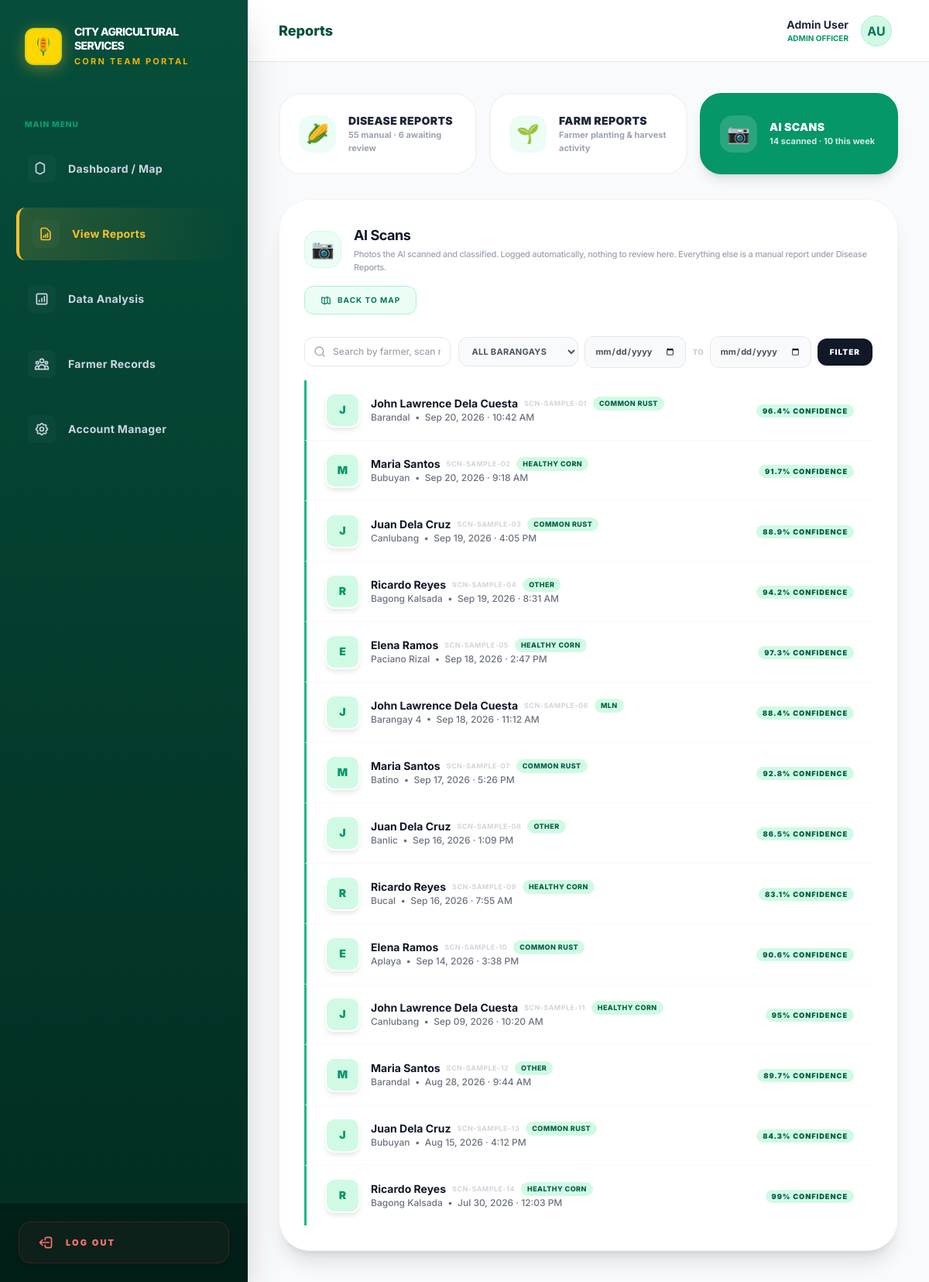
The page /casddd/reports.php?view=scans (signed in) on the database its author committed.
### tables this page shows
CREATE TABLE `disease_cases` (
  `case_id` int NOT NULL,
  `reference_id` varchar(50) NOT NULL,
  `farm_id` int NOT NULL,
  `farmer_id` int NOT NULL,
  `barangay_id` int DEFAULT NULL,
  `disease_id` int DEFAULT NULL,
  `reported_by` int NOT NULL,
  `report_date` datetime NOT NULL,
  `growth_stage` varchar(50) DEFAULT NULL,
  `date_planted` date DEFAULT NULL,
  `planting_date` date DEFAULT NULL,
  `plants_affected` int DEFAULT NULL,
  `total_plants` int DEFAULT NULL,
  `infection_percentage` decimal(5,2) DEFAULT NULL,
  `severity` enum('low','moderate','high','critical') DEFAULT NULL,
  `description` text,
  `photo_evidence` varchar(255) DEFAULT NULL,
  `status` enum('pending','verified','rejected','resolved') DEFAULT 'pending',
  `verified_by` int DEFAULT NULL,
  `verified_date` date DEFAULT NULL,
  `treatment_recommendation` text,
  `follow_up_date` date DEFAULT NULL,
  `created_at` timestamp NOT NULL DEFAULT CURRENT_TIMESTAMP,
  `updated_at` timestamp NOT NULL DEFAULT CURRENT_TIMESTAMP ON UPDATE CURRENT_TIMESTAMP,
  `remarks` text,
  `recommendation_text` text,
  `recommendation_sent` tinyint(1) NOT NULL DEFAULT '0',
  `recommendation_sent_at` timestamp NULL DEFAULT NULL,
  `farmer_reply_text` longtext,
  `farmer_reply_at` timestamp NULL DEFAULT NULL,
  `source` enum('manual_report','scan') NOT NULL DEFAULT 'manual_report',
  `latitude` decimal(10,8) DEFAULT NULL,
  `longitude` decimal(11,8) DEFAULT NULL,
  `gps_accuracy` decimal(8,2) DEFAULT NULL,
  `altitude` decimal(10,2) DEFAULT NULL,
  `verified_at` datetime DEFAULT NULL,
  `rejected_by` int DEFAULT NULL,
  `rejected_at` datetime DEFAULT NULL,
  `resolved_by` int DEFAULT NULL,
  `resolved_at` datetime DEFAULT NULL
);

CREATE TABLE `farmers` (
  `farmer_id` int NOT NULL,
  `farmer_name` varchar(100) NOT NULL,
  `gender` enum('Male','Female') NOT NULL,
  `age` int NOT NULL,
  `contact_number` varchar(15) NOT NULL,
  `email` varchar(100) DEFAULT NULL,
  `password` varchar(255) NOT NULL,
  `barangay_id` int NOT NULL,
  `years_farming` int DEFAULT NULL,
  `profile_photo` longblob,
  `status` varchar(20) DEFAULT 'active',
  `created_at` timestamp NOT NULL DEFAULT CURRENT_TIMESTAMP,
  `updated_at` timestamp NOT NULL DEFAULT CURRENT_TIMESTAMP ON UPDATE CURRENT_TIMESTAMP,
  `profile_farmers` varchar(255) DEFAULT NULL
);

CREATE TABLE `barangays` (
  `id` varchar(50) NOT NULL,
  `name` varchar(100) NOT NULL,
  `svg_path` text,
  `fill_color` varchar(10) DEFAULT '#06402B',
  `report_issue` text,
  `report_date` datetime DEFAULT NULL,
  `created_at` timestamp NOT NULL DEFAULT CURRENT_TIMESTAMP
);

### casddd/reports.php (the view, shortened to what the rows shown need)
<?php
include "includes/layout.php";
require_once __DIR__ . "/planting_harvesting.php";
function extractFarmerName($description) {
    return null;
}
$view = $_GET['view'] ?? 'disease';
$filterBarangayId = isset($_GET['barangay_id']) ? (int)$_GET['barangay_id'] : 0;
?>
<?php if ($view === 'scans'): ?>
<?php
$scanBrgySql = $filterBarangayId ? "AND dc.barangay_id = " . (int)$filterBarangayId : "";
$scanDateSql = "";
$scanHighlightId = isset($_GET['scan_id']) ? (int)$_GET['scan_id'] : 0;
$scanLimit       = 500;
$farmerPk = null;
$farmerCols = [];
$fc_q = mysqli_query($conn, "SHOW COLUMNS FROM farmers");
if ($fc_q) { while ($fc = mysqli_fetch_assoc($fc_q)) { $farmerCols[] = $fc['Field']; } }
if (in_array('farmer_name', $farmerCols, true)) {
    foreach (['farmer_id', 'id'] as $cand) {
        if (in_array($cand, $farmerCols, true)) { $farmerPk = $cand; break; }
    }
}
$scanFarmerSelect = $farmerPk ? "f.farmer_name AS farmer_name_db," : "NULL AS farmer_name_db,";
$scanFarmerJoin   = $farmerPk ? "LEFT JOIN farmers f ON f.`$farmerPk` = dc.farmer_id" : "";
$scanParse = function ($desc) {
    $label = null; $conf = null; $confNum = null;
    if (preg_match('/AI scan:\s*(.+?)\s+detected\b/i', (string)$desc, $m)) {
        $label = trim(str_replace('_', ' ', preg_replace('/^Corn_+/i', '', trim($m[1]))));
    }
    if (preg_match('/Confidence:\s*([\d.]+)\s*%/i', (string)$desc, $m)) {
        $conf    = rtrim(rtrim(number_format((float)$m[1], 1), '0'), '.') . '%';
        $confNum = (float)$m[1];
    }
    return [$label, $conf, $confNum];
};
$scanGroups = [];
$scanOrder  = [];
$scan_q = mysqli_query($conn, "SELECT dc.case_id, dc.reference_id, dc.report_date, dc.description,
            dc.farmer_id, dc.photo_evidence, dc.latitude, dc.longitude, dc.gps_accuracy,
            $scanFarmerSelect
            b.name AS brgy_name, d.disease_name
        FROM disease_cases dc
        LEFT JOIN barangays b ON dc.barangay_id = b.id
        LEFT JOIN diseases d  ON dc.disease_id  = d.disease_id
        $scanFarmerJoin
        WHERE dc.`source` = 'scan' $scanBrgySql $scanDateSql
        ORDER BY dc.report_date DESC, dc.case_id ASC
        LIMIT $scanLimit");
if ($scan_q) {
    while ($r = mysqli_fetch_assoc($scan_q)) {
        $key = trim((string)($r['reference_id'] ?? '')) !== '' ? (string)$r['reference_id'] : 'case-' . $r['case_id'];
        if (!isset($scanGroups[$key])) {
            $scanGroups[$key] = ['primary' => $r, 'diseases' => [], 'confs' => [], 'confnums' => [], 'case_ids' => []];
            $scanOrder[] = $key;
        }
        [$pLabel, $pConf, $pNum] = $scanParse($r['description']);
        $dn = trim((string)(($r['disease_name'] ?? '') !== '' ? $r['disease_name'] : ($pLabel ?? '')));
        if ($dn !== '' && !in_array($dn, $scanGroups[$key]['diseases'], true)) {
            $scanGroups[$key]['diseases'][] = $dn;
        }
        if ($pConf !== null) { $scanGroups[$key]['confs'][] = $pConf; }
        if ($pNum !== null)  { $scanGroups[$key]['confnums'][] = $pNum; }
        $scanGroups[$key]['case_ids'][] = (int)$r['case_id'];
    }
}
?>
<div class="bg-white p-8 rounded-[2.5rem] border border-gray-100 shadow-xl">
    <div id="scanPanel">
    <div class="divide-y divide-gray-50 mt-4">
        <?php if (count($scanOrder) > 0):
            foreach ($scanOrder as $__sref):
                $sg        = $scanGroups[$__sref];
                $srow      = $sg['primary'];
                $sFarmer   = extractFarmerName($srow['description'])
                             ?? (!empty($srow['farmer_name_db']) ? $srow['farmer_name_db']
                             : ((int)($srow['farmer_id'] ?? 0) > 0 ? 'Farmer #' . (int)$srow['farmer_id'] : '— Unassigned —'));
                $sDiseases = !empty($sg['diseases']) ? implode(' + ', $sg['diseases']) : '—';
                $sConf     = !empty($sg['confs']) ? $sg['confs'][0] : null;
                $sConfNum  = !empty($sg['confnums']) ? $sg['confnums'][0] : null;
                $sConfClass = $sConfNum === null ? 'sev-low' : ($sConfNum >= 80 ? 'sev-low' : ($sConfNum >= 60 ? 'sev-moderate' : 'sev-high'));
                $sIsTarget = $scanHighlightId && in_array($scanHighlightId, $sg['case_ids'], true);
                $sPhoto    = trim((string)($srow['photo_evidence'] ?? ''));
                $sPhotoSrc = $sPhoto === '' ? '' : (strpos($sPhoto, '/') !== false ? $sPhoto : 'uploads/' . $sPhoto);
                $sInitial  = preg_match('/\p{L}/u', $sFarmer, $__im) ? htmlspecialchars(strtoupper($__im[0])) : '?';
                $sTs       = strtotime($srow['report_date']);
                $scanModal = [
                    'case_id'        => (int)$srow['case_id'],
                    'reference_id'   => (string)($srow['reference_id'] ?? ''),
                    'farmer'         => $sFarmer,
                    'barangay'       => $srow['brgy_name'] ?? '— Unassigned —',
                    'disease'        => $sDiseases,
                    'confidence'     => $sConf,
                    'confidence_pct' => $sConfNum,
                    'date'           => date('M d, Y', $sTs),
                    'time'           => date('g:i A', $sTs),
                    'photo'          => $sPhotoSrc,
                    'lat'            => ($srow['latitude']  ?? '') !== '' ? $srow['latitude']  : null,
                    'lng'            => ($srow['longitude'] ?? '') !== '' ? $srow['longitude'] : null,
                    'acc'            => ($srow['gps_accuracy'] ?? '') !== '' ? $srow['gps_accuracy'] : null,
                ];
                $sSearch   = strtolower(implode(' ', [
                    $sFarmer, (string)($srow['reference_id'] ?? ''), $srow['brgy_name'] ?? '', $sDiseases,
                ]));
        ?>
        <div class="dr-row scan-row" <?= $sIsTarget ? 'id="scanTargetRow"' : '' ?>
             style="border-left:3px solid #10b981;<?= $sIsTarget ? 'background:#ecfdf5;' : '' ?>"
             data-search="<?= htmlspecialchars($sSearch) ?>"
             role="button" tabindex="0"
             onclick='openScanModal(<?= htmlspecialchars(json_encode($scanModal), ENT_QUOTES, 'UTF-8') ?>)'
             onkeydown="if(event.key==='Enter'||event.key===' '){event.preventDefault();this.click();}">
            <div class="flex items-center gap-3.5 min-w-0">
                <?php if ($sPhotoSrc !== ''): ?>
                <div class="farmer-avatar bg-emerald-100 items-center justify-center text-emerald-600 font-black text-sm rounded-xl" style="display:none"><?= $sInitial ?></div>
                <?php else: ?>
                <div class="farmer-avatar bg-emerald-100 flex items-center justify-center text-emerald-600 font-black text-sm rounded-xl shrink-0"><?= $sInitial ?></div>
                <?php endif; ?>
                <div class="min-w-0">
                    <div class="flex items-center gap-2 flex-wrap">
                        <span class="font-bold text-gray-900 text-sm truncate"><?= htmlspecialchars($sFarmer) ?></span>
                        <?php if (!empty($srow['reference_id'])): ?>
                        <span class="text-[9px] font-bold uppercase tracking-wider text-gray-300"><?= htmlspecialchars($srow['reference_id']) ?></span>
                        <?php endif; ?>
                        <span class="dr-type-chip"><?= htmlspecialchars($sDiseases) ?></span>
                    </div>
                    <p class="text-xs text-gray-500 font-medium truncate">
                        <?= htmlspecialchars($srow['brgy_name'] ?? '— Unassigned —') ?> &nbsp;&bull;&nbsp; <?= htmlspecialchars(date('M d, Y', strtotime($srow['report_date']))) ?> &middot; <?= htmlspecialchars(date('g:i A', strtotime($srow['report_date']))) ?>
                    </p>
                </div>
            </div>
            <div class="flex items-center gap-2 shrink-0">
                <?php if ($sConf !== null): ?>
                <span class="sev-badge <?= $sConfClass ?>"><?= htmlspecialchars($sConf) ?> confidence</span>
                <?php endif; ?>
            </div>
        </div>
        <?php endforeach; endif; ?>
    </div>
    </div>
</div>
<?php endif;  ?>
<?php include "includes/layout-end.php"; ?>

### rows shown on the page
disease_cases: description.farmer_name "J", farmer.farmer_name "John Lawrence Dela Cuesta", reference "SCN-SAMPLE-01", sDiseases "COMMON RUST", barangay.name "Barandal", report_date "Sep 20, 2026", report_date "10:42 AM", sConf "96.4%"
disease_cases: description.farmer_name "M", farmer.farmer_name "Maria Santos", reference "SCN-SAMPLE-02", sDiseases "HEALTHY CORN", barangay.name "Bubuyan", report_date "Sep 20, 2026", report_date "9:18 AM", sConf "91.7%"
disease_cases: description.farmer_name "J", farmer.farmer_name "Juan Dela Cruz", reference "SCN-SAMPLE-03", sDiseases "COMMON RUST", barangay.name "Canlubang", report_date "Sep 19, 2026", report_date "4:05 PM", sConf "88.9%"
disease_cases: description.farmer_name "R", farmer.farmer_name "Ricardo Reyes", reference "SCN-SAMPLE-04", sDiseases "OTHER", barangay.name "Bagong Kalsada", report_date "Sep 19, 2026", report_date "8:31 AM", sConf "94.2%"
disease_cases: description.farmer_name "E", farmer.farmer_name "Elena Ramos", reference "SCN-SAMPLE-05", sDiseases "HEALTHY CORN", barangay.name "Paciano Rizal", report_date "Sep 18, 2026", report_date "2:47 PM", sConf "97.3%"
disease_cases: description.farmer_name "J", farmer.farmer_name "John Lawrence Dela Cuesta", reference "SCN-SAMPLE-06", sDiseases "MLN", barangay.name "Barangay 4", report_date "Sep 18, 2026", report_date "11:12 AM", sConf "88.4%"
disease_cases: description.farmer_name "M", farmer.farmer_name "Maria Santos", reference "SCN-SAMPLE-07", sDiseases "COMMON RUST", barangay.name "Batino", report_date "Sep 17, 2026", report_date "5:26 PM", sConf "92.8%"
disease_cases: description.farmer_name "J", farmer.farmer_name "Juan Dela Cruz", reference "SCN-SAMPLE-08", sDiseases "OTHER", barangay.name "Banlic", report_date "Sep 16, 2026", report_date "1:09 PM", sConf "86.5%"
disease_cases: description.farmer_name "R", farmer.farmer_name "Ricardo Reyes", reference "SCN-SAMPLE-09", sDiseases "HEALTHY CORN", barangay.name "Bucal", report_date "Sep 16, 2026", report_date "7:55 AM", sConf "83.1%"
disease_cases: description.farmer_name "E", farmer.farmer_name "Elena Ramos", reference "SCN-SAMPLE-10", sDiseases "COMMON RUST", barangay.name "Aplaya", report_date "Sep 14, 2026", report_date "3:38 PM", sConf "90.6%"
disease_cases: description.farmer_name "J", farmer.farmer_name "John Lawrence Dela Cuesta", reference "SCN-SAMPLE-11", sDiseases "HEALTHY CORN", barangay.name "Canlubang", report_date "Sep 09, 2026", report_date "10:20 AM", sConf "95%"
disease_cases: description.farmer_name "M", farmer.farmer_name "Maria Santos", reference "SCN-SAMPLE-12", sDiseases "OTHER", barangay.name "Barandal", report_date "Aug 28, 2026", report_date "9:44 AM", sConf "89.7%"
disease_cases: description.farmer_name "J", farmer.farmer_name "Juan Dela Cruz", reference "SCN-SAMPLE-13", sDiseases "COMMON RUST", barangay.name "Bubuyan", report_date "Aug 15, 2026", report_date "4:12 PM", sConf "84.3%"
disease_cases: description.farmer_name "R", farmer.farmer_name "Ricardo Reyes", reference "SCN-SAMPLE-14", sDiseases "HEALTHY CORN", barangay.name "Bagong Kalsada", report_date "Jul 30, 2026", report_date "12:03 PM", sConf "99%"

### other values the page prints
$pageTitle "Reports"
$sessionName "Admin User"
$sessionRole "ADMIN"
$initials "AU"
$stats['total'] "55"
$stats['pending'] "6"
$scanStats['total'] "14"
$scanStats['week'] "10"
